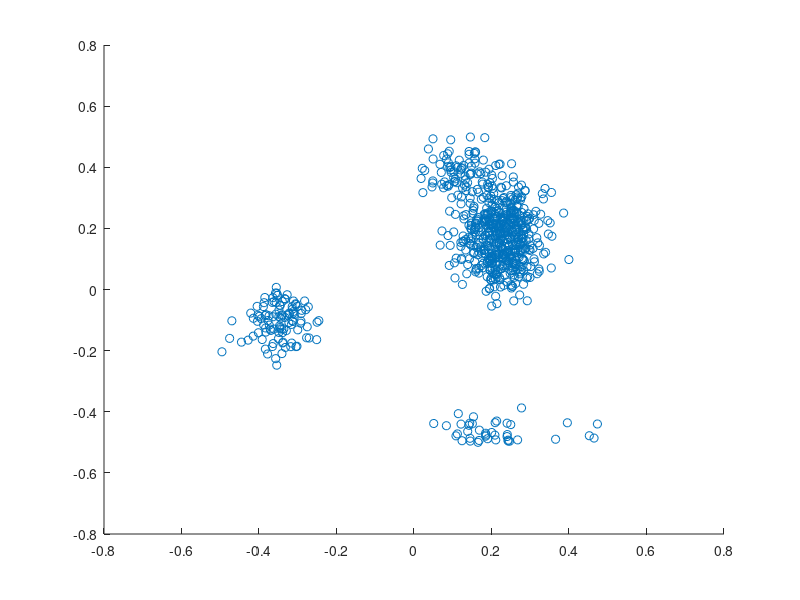

Here is the MATLAB script that generated this plot:
%Simulate a Thomas cluster point process on a rectangle.
%Author: H. Paul Keeler, 2018.

%Simulation window parameters
xMin=-.5;
xMax=.5;
yMin=-.5;
yMax=.5;

%Parameters for the parent and daughter point processes 
lambdaParent=10;%density of parent Poisson point process
lambdaDautgher=100;%mean number of points in each cluster
sigma=0.05;%sigma for normal variables (ie random locations) of daughters

%Extended simulation windows parameters
rExt=6*sigma; %extension parameter -- use factor of deviation
%for rExt, use factor of deviation sigma eg 5 or 6
xMinExt=xMin-rExt;
xMaxExt=xMax+rExt;
yMinExt=yMin-rExt;
yMaxExt=yMax+rExt;
%rectangle dimensions
xDeltaExt=xMaxExt-xMinExt;
yDeltaExt=yMaxExt-yMinExt;
areaTotalExt=xDeltaExt*yDeltaExt; %area of extended rectangle

%Simulate Poisson point process for the parents
numbPointsParent=poissrnd(areaTotalExt*lambdaParent,1,1);%Poisson number 
%x and y coordinates of Poisson points for the parent
xxParent=xMinExt+xDeltaExt*rand(numbPointsParent,1);
yyParent=yMinExt+yDeltaExt*rand(numbPointsParent,1);

%Simulate Poisson point process for the daughters (ie final poiint process)
numbPointsDaughter=poissrnd(lambdaDautgher,numbPointsParent,1); 
numbPoints=sum(numbPointsDaughter); %total number of points

%Generate the (relative) locations in Cartesian coordinates by 
%simulating independent normal variables
xx0=normrnd(0,sigma,numbPoints,1);
yy0=normrnd(0,sigma,numbPoints,1);

%replicate parent points (ie centres of disks/clusters) 
xx=repelem(xxParent,numbPointsDaughter);
yy=repelem(yyParent,numbPointsDaughter);
%translate points (ie parents points are the centres of cluster disks)
xx=xx(:)+xx0;
yy=yy(:)+yy0;

%thin points if outside the simulation window
booleInside=((xx>=xMin)&(xx<=xMax)&(yy>=yMin)&(yy<=yMax));
%retain points inside simulation window
xx=xx(booleInside); 
yy=yy(booleInside); 

%Plotting
scatter(xx,yy);
shg;
